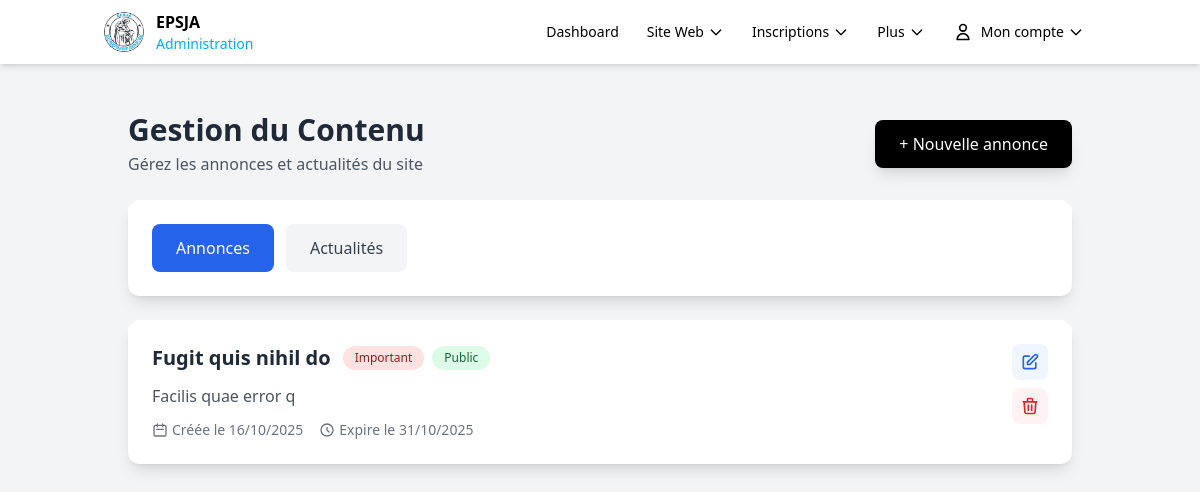
Screenshot of /admin/contenu (signed in) with the database file from the repository.
### models.py (models this page shows, shortened)
class Annonce(db.Model):
    __tablename__ = 'annonces'
    id = db.Column(db.Integer, primary_key=True)
    titre = db.Column(db.String(100), nullable=False)
    contenu = db.Column(db.Text, nullable=False)
    date_creation = db.Column(db.DateTime, default=datetime.now)
    date_expiration = db.Column(db.Date)
    public = db.Column(db.Boolean, default=True)
    important = db.Column(db.Boolean, default=False)

### modules/admin.py (the view)
@admin_blueprint.route('/contenu')
@login_required
@admin_required
def contenu():
    type_contenu = request.args.get('type', 'annonces')
    if type_contenu == 'annonces':
        items = Annonce.query.order_by(Annonce.date_creation.desc()).all()
    elif type_contenu == 'actualites':
        items = News.query.order_by(News.priority.desc(), News.date_created.desc()).all()
    else:
        items = []
    return render_template('admin/contenu.html',
                         items=items,
                         type_contenu=type_contenu,
                         date=date)

### app.py (called while the page is built)
@login_manager.user_loader
def load_user(user_id):
    return User.query.get(int(user_id))

### modules/admin.py (called while the page is built)
def admin_required(f):
    @wraps(f)
    def decorated_function(*args, **kwargs):
        if not current_user.is_authenticated or current_user.role != 'admin':
            abort(403)
        return f(*args, **kwargs)
    return decorated_function

### templates/admin/contenu.html (shortened to what this page needs)
{% extends "admin/base_admin.html" %}
{% block content %}
<div class="p-6 space-y-6">
    <div class="flex flex-col sm:flex-row sm:justify-between sm:items-center gap-4">
        <div class="flex-1">
            <h1 class="text-2xl sm:text-3xl font-bold text-gray-800">Gestion du Contenu</h1>
            <p class="text-sm sm:text-base text-gray-600 mt-1">Gérez les annonces et actualités du site</p>
        </div>
        <div class="w-full sm:w-auto">
            {% if type_contenu == 'annonces' %}
            <a href="{{ url_for('admin.nouvelle_annonce') }}"
               class="px-6 py-3 bg-black text-white rounded-lg hover:bg-gray-800 transition-all font-medium shadow-lg hover:shadow-xl block text-center sm:inline-block whitespace-nowrap">
                + Nouvelle annonce
            </a>
            {% endif %}
        </div>
    </div>
    <div class="bg-white rounded-xl shadow-lg p-6">
        <div class="flex flex-col md:flex-row gap-3">
            <a href="{{ url_for('admin.contenu', type='annonces') }}"
               class="w-full md:w-auto px-6 py-3 rounded-lg font-medium transition-all text-center md:text-left {% if type_contenu == 'annonces' %}bg-blue-600 text-white{% else %}bg-gray-100 text-gray-700 hover:bg-gray-200{% endif %}">
                Annonces
            </a>
            <a href="{{ url_for('admin.contenu', type='actualites') }}"
               class="w-full md:w-auto px-6 py-3 rounded-lg font-medium transition-all text-center md:text-left {% if type_contenu == 'actualites' %}bg-green-600 text-white{% else %}bg-gray-100 text-gray-700 hover:bg-gray-200{% endif %}">
                Actualités
            </a>
        </div>
    </div>
    <div class="grid grid-cols-1 gap-6">
        {% if items %}
            {% if type_contenu == 'annonces' %}
                {% for annonce in items %}
                <div class="bg-white rounded-xl shadow-lg p-4 sm:p-6 hover:shadow-xl transition-all content-item">
                    <div class="flex flex-col sm:flex-row sm:items-start sm:justify-between gap-4">
                        <div class="flex-1">
                            <div class="flex flex-col sm:flex-row sm:items-center gap-2 sm:gap-3 mb-3">
                                <h3 class="text-lg sm:text-xl font-bold text-gray-800">{{ annonce.titre }}</h3>
                                <div class="flex flex-wrap items-center gap-2">
                                    {% if annonce.important %}
                                    <span class="px-3 py-1 bg-red-100 text-red-800 text-xs font-medium rounded-full">Important</span>
                                    {% endif %}
                                    {% if annonce.public %}
                                    <span class="px-3 py-1 bg-green-100 text-green-800 text-xs font-medium rounded-full">Public</span>
                                    {% else %}
                                    <span class="px-3 py-1 bg-gray-100 text-gray-800 text-xs font-medium rounded-full">Privé</span>
                                    {% endif %}
                                </div>
                            </div>
                            <p class="text-sm sm:text-base text-gray-600 mb-3">{{ annonce.contenu[:200] }}{% if annonce.contenu|length > 200 %}...{% endif %}</p>
                            <div class="flex flex-col sm:flex-row sm:items-center gap-2 sm:gap-4 text-xs sm:text-sm text-gray-500">
                                <div class="flex items-center gap-1">
                                    <svg class="w-4 h-4 flex-shrink-0" fill="none" stroke="currentColor" viewBox="0 0 24 24">
                                        <path stroke-linecap="round" stroke-linejoin="round" stroke-width="2" d="M8 7V3m8 4V3m-9 8h10M5 21h14a2 2 0 002-2V7a2 2 0 00-2-2H5a2 2 0 00-2 2v12a2 2 0 002 2z"></path>
                                    </svg>
                                    <span>Créée le {{ annonce.date_creation.strftime('%d/%m/%Y') }}</span>
                                </div>
                                {% if annonce.date_expiration %}
                                <div class="flex items-center gap-1">
                                    <svg class="w-4 h-4 flex-shrink-0" fill="none" stroke="currentColor" viewBox="0 0 24 24">
                                        <path stroke-linecap="round" stroke-linejoin="round" stroke-width="2" d="M12 8v4l3 3m6-3a9 9 0 11-18 0 9 9 0 0118 0z"></path>
                                    </svg>
                                    <span>Expire le {{ annonce.date_expiration.strftime('%d/%m/%Y') }}</span>
                                </div>
                                {% endif %}
                            </div>
                        </div>
                        <div class="flex sm:flex-col gap-2 sm:ml-4">
                            <a href="{{ url_for('admin.modifier_annonce', id=annonce.id) }}"
                               class="flex-1 sm:flex-none p-2 bg-blue-50 text-blue-600 rounded-lg hover:bg-blue-100 transition-colors">
                                <svg class="w-5 h-5 mx-auto" fill="none" stroke="currentColor" viewBox="0 0 24 24">
                                    <path stroke-linecap="round" stroke-linejoin="round" stroke-width="2" d="M11 5H6a2 2 0 00-2 2v11a2 2 0 002 2h11a2 2 0 002-2v-5m-1.414-9.414a2 2 0 112.828 2.828L11.828 15H9v-2.828l8.586-8.586z"></path>
                                </svg>
                            </a>
                            <button onclick="deleteAnnonce({{ annonce.id }})"
                                    class="flex-1 sm:flex-none p-2 bg-red-50 text-red-600 rounded-lg hover:bg-red-100 transition-colors">
                                <svg class="w-5 h-5 mx-auto" fill="none" stroke="currentColor" viewBox="0 0 24 24">
                                    <path stroke-linecap="round" stroke-linejoin="round" stroke-width="2" d="M19 7l-.867 12.142A2 2 0 0116.138 21H7.862a2 2 0 01-1.995-1.858L5 7m5 4v6m4-6v6m1-10V4a1 1 0 00-1-1h-4a1 1 0 00-1 1v3M4 7h16"></path>
                                </svg>
                            </button>
                        </div>
                    </div>
                </div>
                {% endfor %}
            {% endif %}
        {% endif %}
    </div>
</div>
{% endblock %}

### rows the page displays
Annonce: titre "Fugit quis nihil do", important "Important", public "Public", contenu "Facilis quae error q", date_creation "16/10/2025", date_expiration "31/10/2025"
